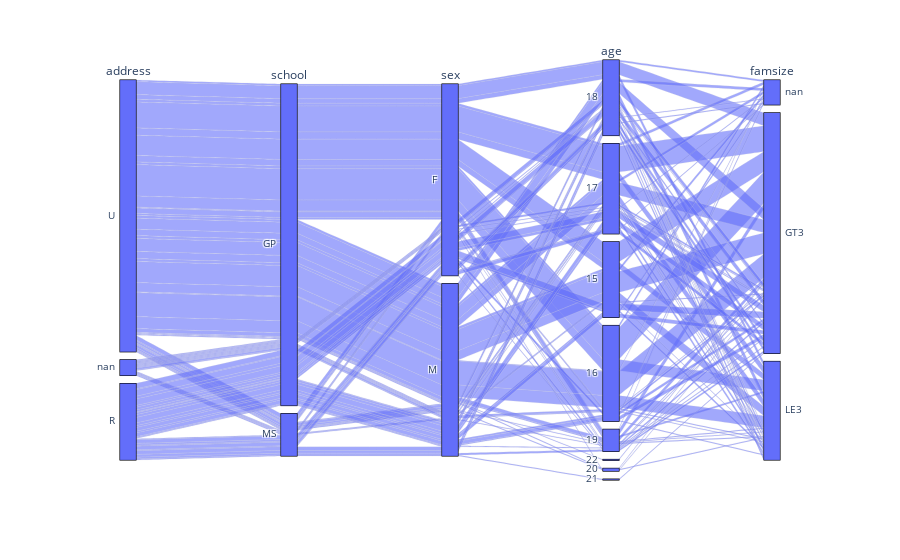

The notebook cell this image was saved under:
### Code cell
address_school_sex_age_famsize = px.parallel_categories(df, dimensions=['address', 'school', 'sex', 'age', 'famsize'],
                                                        labels={'address': 'address', 'school': 'school', 'sex': 'sex', 'age': 'age', 'famsize': 'famsize'})
address_school_sex_age_famsize.show()

### Figure 1 — Plotly figure (JSON) as saved in the notebook; plotly's stock layout.template omitted (floating-point values rounded to 4 significant figures; data arrays with more than 128 entries replaced by an {"elided": "..."} marker saying what was removed)
{"data": [{"dimensions": [{"label": "address", "values": {"elided": "395 str values"}}, {"label": "school", "values": {"elided": "395 str values"}}, {"label": "sex", "values": {"elided": "395 str values"}}, {"label": "age", "values": {"elided": "395 int values"}}, {"label": "famsize", "values": {"elided": "395 str values"}}], "domain": {"x": [0, 1], "y": [0, 1]}, "name": "", "type": "parcats"}], "layout": {"legend": {"tracegroupgap": 0}, "margin": {"t": 60}}}
